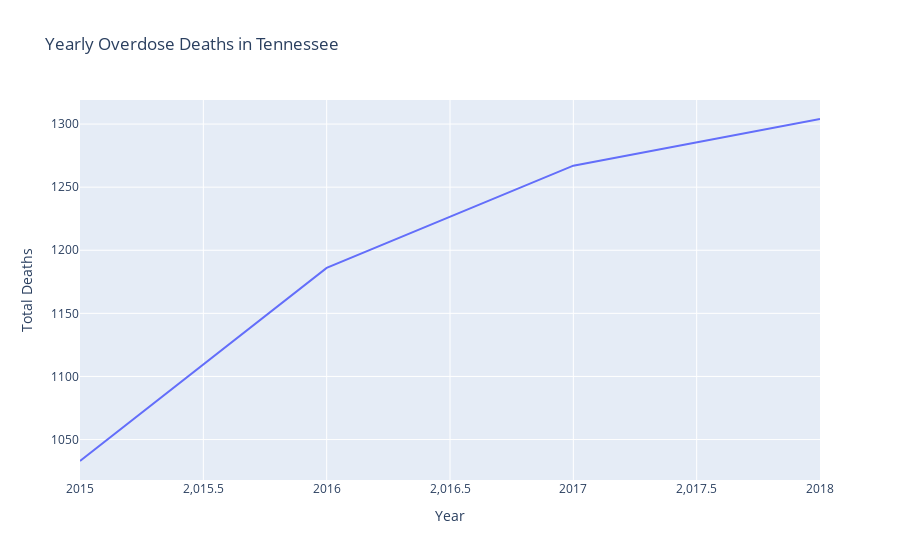

The cell this chart's notebook holds for it:
### Code cell
query1 = '''SELECT
	COUNT(opioid_drug_flag) AS opioid_script,	
	f.county
FROM prescription AS pres
JOIN drug AS d
ON pres.drug_name = d.drug_name
JOIN prescriber AS pr
ON pres.npi = pr.npi
JOIN zip_fips AS z
ON pr.nppes_provider_zip5 = z.zip
JOIN fips_county AS f
ON z.fipscounty = f.fipscounty
JOIN overdose_deaths AS ods
ON f.fipscounty::integer = ods.fipscounty::integer
WHERE d.opioid_drug_flag = 'Y' AND f.state = 'TN'
GROUP BY f.county;'''
opioid_data = pd.read_sql(query1, engine)

query2 = '''SELECT od.year, SUM(od.overdose_deaths) AS total_deaths
FROM overdose_deaths od
JOIN fips_county fc 
ON od.fipscounty = fc.fipscounty::integer
WHERE fc.state = 'TN'
GROUP BY od.year
ORDER BY od.year;'''
deaths_data = pd.read_sql(query2, engine)

fig_map = px.choropleth(
    opioid_data,
    geojson='https://raw.githubusercontent.com/plotly/datasets/master/geojson-counties-fips.json',
    locations='county', 
    color='opioid_script',
    title='Opioid Prescriptions by County in Tennessee',
    scope='usa',
    labels={'opioid_script': 'Prescriptions'},
)
fig_map.update_geos(fitbounds="locations", visible=False)
fig_map.show()

fig_line = px.line(
    deaths_data,
    x='year',
    y='total_deaths',
    title='Yearly Overdose Deaths in Tennessee',
    labels={'total_deaths': 'Total Deaths', 'year': 'Year'}
)
fig_line.show()

### Figure 1 — Plotly figure (JSON) as saved in the notebook; plotly's stock layout.template omitted (floating-point values rounded to 4 significant figures)
{"data": [{"hovertemplate": "Year=%{x}<br>Total Deaths=%{y}<extra></extra>", "legendgroup": "", "line": {"color": "#636efa", "dash": "solid"}, "marker": {"symbol": "circle"}, "mode": "lines", "name": "", "orientation": "v", "showlegend": false, "type": "scatter", "x": [2015, 2016, 2017, 2018], "xaxis": "x", "y": [1033, 1186, 1267, 1304], "yaxis": "y"}], "layout": {"autosize": true, "legend": {"tracegroupgap": 0}, "title": {"text": "Yearly Overdose Deaths in Tennessee"}, "xaxis": {"anchor": "y", "autorange": true, "domain": [0, 1], "range": [2015, 2018], "title": {"text": "Year"}, "type": "linear"}, "yaxis": {"anchor": "x", "autorange": true, "domain": [0, 1], "range": [1018.0, 1319.0], "title": {"text": "Total Deaths"}, "type": "linear"}}}
